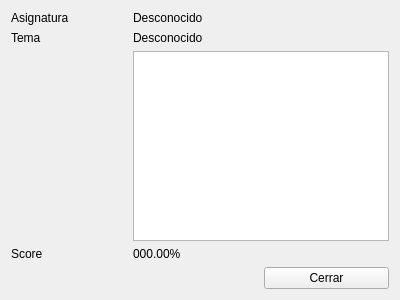
<?xml version="1.0" encoding="UTF-8"?>
<ui version="4.0">
 <class>ResultadoForm</class>
 <widget class="QWidget" name="ResultadoForm">
  <property name="geometry">
   <rect>
    <x>0</x>
    <y>0</y>
    <width>400</width>
    <height>300</height>
   </rect>
  </property>
  <property name="windowTitle">
   <string>Form</string>
  </property>
  <layout class="QGridLayout" name="gridLayout">
   <item row="0" column="0">
    <widget class="QLabel" name="label">
     <property name="text">
      <string>Asignatura</string>
     </property>
    </widget>
   </item>
   <item row="0" column="1">
    <widget class="QLabel" name="lblAsignatura">
     <property name="text">
      <string>Desconocido</string>
     </property>
    </widget>
   </item>
   <item row="1" column="0">
    <widget class="QLabel" name="label_3">
     <property name="text">
      <string>Tema</string>
     </property>
    </widget>
   </item>
   <item row="1" column="1">
    <widget class="QLabel" name="lblTema">
     <property name="text">
      <string>Desconocido</string>
     </property>
    </widget>
   </item>
   <item row="2" column="1" colspan="2">
    <widget class="QTableWidget" name="tblResultados"/>
   </item>
   <item row="3" column="0">
    <widget class="QLabel" name="label_5">
     <property name="text">
      <string>Score</string>
     </property>
    </widget>
   </item>
   <item row="3" column="1">
    <widget class="QLabel" name="lblScore">
     <property name="text">
      <string>000.00%</string>
     </property>
    </widget>
   </item>
   <item row="4" column="2">
    <widget class="QPushButton" name="btnCerrar">
     <property name="text">
      <string>Cerrar</string>
     </property>
    </widget>
   </item>
  </layout>
 </widget>
 <resources/>
 <connections/>
</ui>
